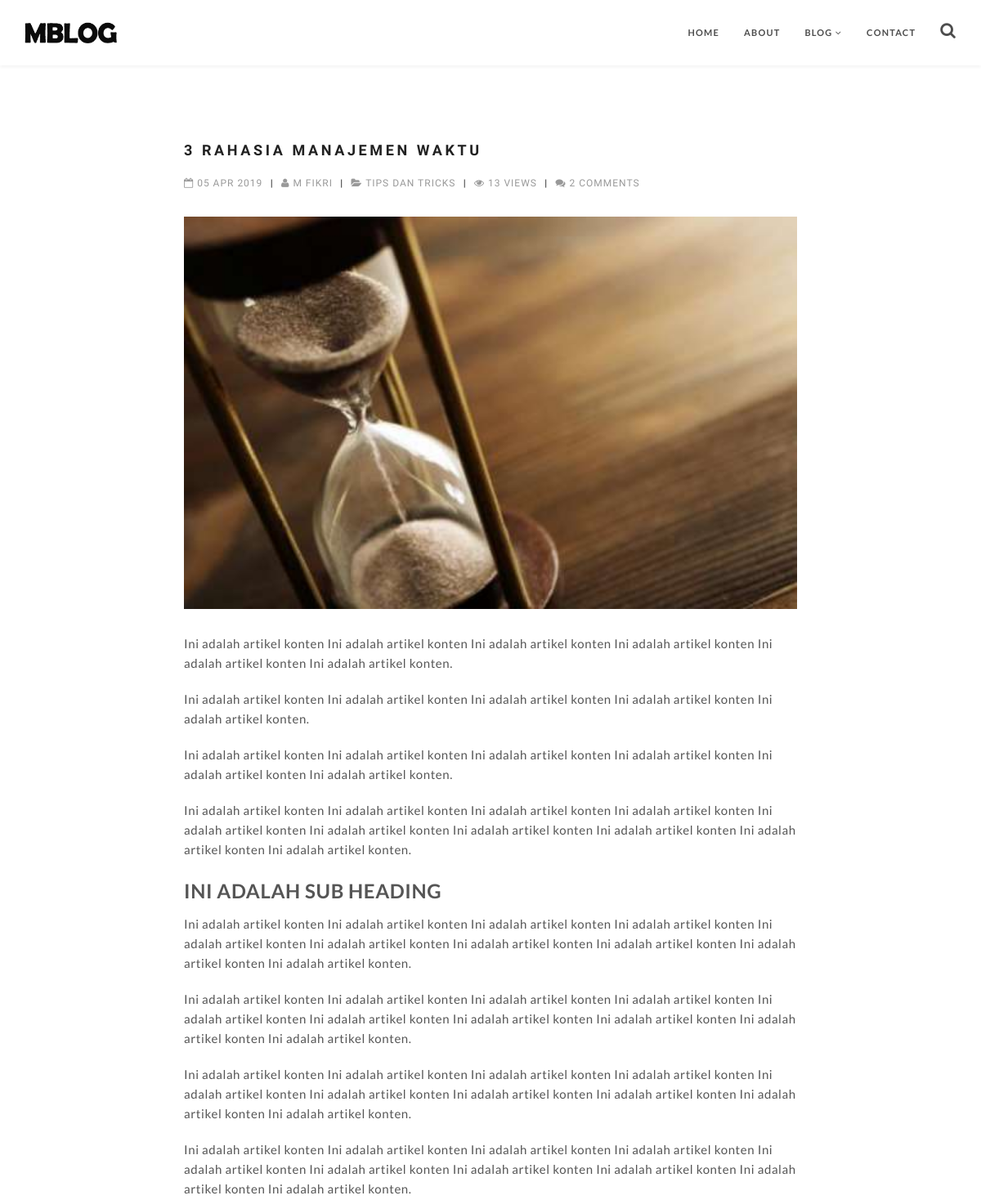
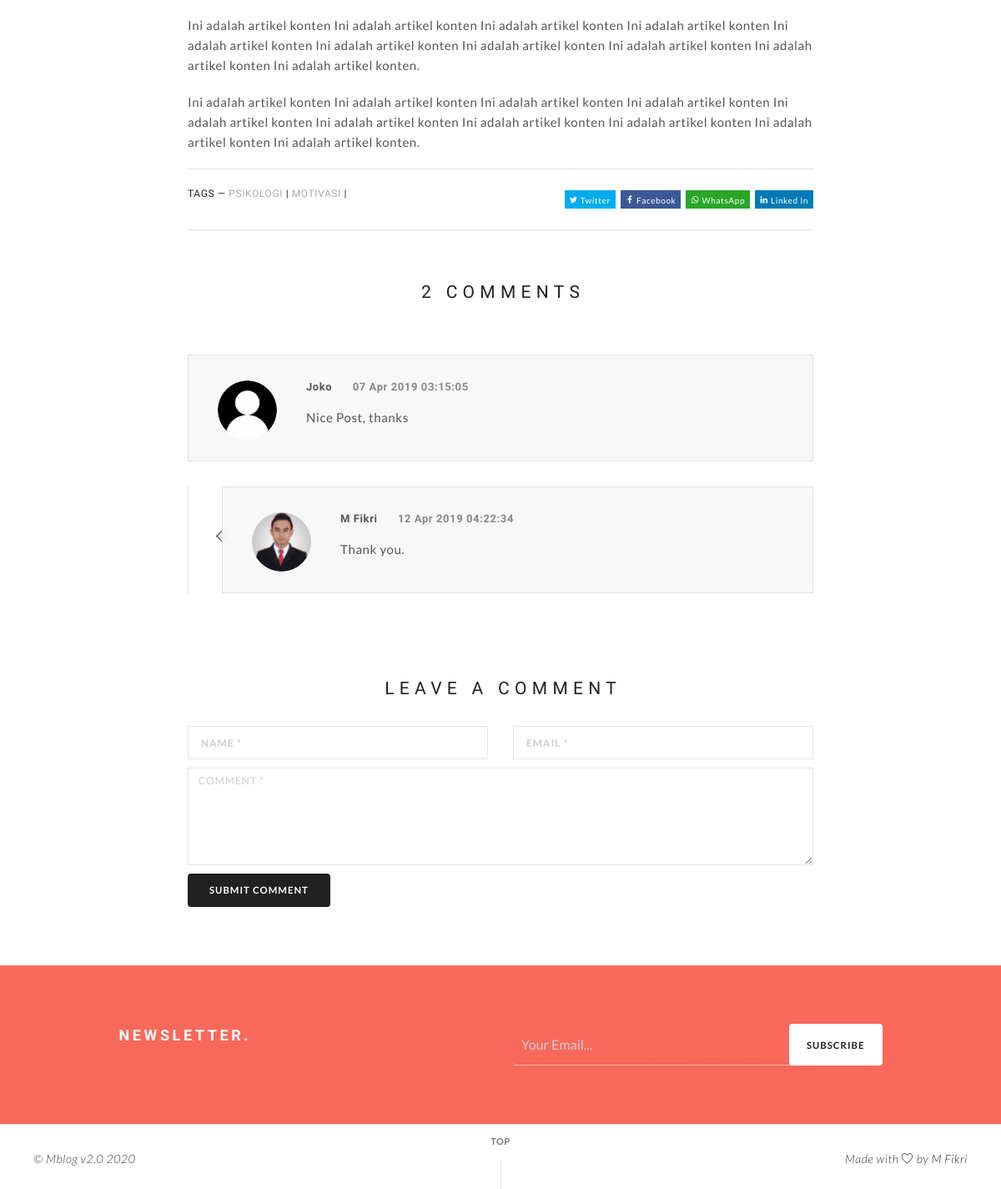
Page /blog/rahasia-manajemen-waktu on the committed database (2 pictures, top to bottom).
### tables this page shows
CREATE TABLE IF NOT EXISTS `tbl_navbar` (
  `navbar_id` int(11) NOT NULL AUTO_INCREMENT,
  `navbar_name` varchar(50) DEFAULT NULL,
  `navbar_slug` varchar(200) DEFAULT NULL,
  `navbar_parent_id` int(11) DEFAULT '0',
  PRIMARY KEY (`navbar_id`)
);

CREATE TABLE IF NOT EXISTS `tbl_post` (
  `post_id` int(11) NOT NULL AUTO_INCREMENT,
  `post_title` varchar(250) DEFAULT NULL,
  `post_description` text,
  `post_contents` longtext,
  `post_image` varchar(40) DEFAULT NULL,
  `post_date` timestamp NULL DEFAULT CURRENT_TIMESTAMP,
  `post_last_update` datetime DEFAULT NULL,
  `post_category_id` int(11) DEFAULT NULL,
  `post_tags` varchar(225) DEFAULT NULL,
  `post_slug` varchar(250) DEFAULT NULL,
  `post_status` int(11) DEFAULT NULL COMMENT '1=Publish, 0=Unpublish',
  `post_views` int(11) DEFAULT '0',
  `post_user_id` int(11) DEFAULT NULL,
  PRIMARY KEY (`post_id`)
);

CREATE TABLE IF NOT EXISTS `tbl_category` (
  `category_id` int(11) NOT NULL AUTO_INCREMENT,
  `category_name` varchar(200) DEFAULT NULL,
  `category_slug` varchar(200) DEFAULT NULL,
  PRIMARY KEY (`category_id`)
);

CREATE TABLE IF NOT EXISTS `tbl_comment` (
  `comment_id` int(11) NOT NULL AUTO_INCREMENT,
  `comment_date` timestamp NULL DEFAULT CURRENT_TIMESTAMP,
  `comment_name` varchar(60) DEFAULT NULL,
  `comment_email` varchar(90) DEFAULT NULL,
  `comment_message` text,
  `comment_status` int(11) DEFAULT '0',
  `comment_parent` int(11) DEFAULT '0',
  `comment_post_id` int(11) DEFAULT NULL,
  `comment_image` varchar(50) DEFAULT NULL,
  PRIMARY KEY (`comment_id`)
);

### application/controllers/Blog.php (called while the page is built, shortened)
<?php
class Blog extends CI_Controller {
	function __construct(){
		$this->load->model('Blog_model','blog_model');
		$this->load->model('Visitor_model','visitor_model');
		$this->load->model('Home_model','home_model');
		$this->load->model('Site_model','site_model');
        $this->load->helper('text');
	}
	function detail($slug){
		$data=$this->blog_model->get_post_by_slug($slug);
		if($data->num_rows() > 0){
		    $q=$data->row_array();
    		$kode=$q['post_id'];
    		$x['title']=$q['post_title'];
    		if(empty($q['post_description'])){
    			$x['description'] = strip_tags(word_limiter($q['post_contents'],25));
    		}else{
    			$x['description'] = $q['post_description'];
    		}
    		$x['image']=$q['post_image'];
    		$x['slug']=$q['post_slug'];
    		$x['content']=$q['post_contents'];
    		$x['views']=$q['post_views'];
    		$x['comment']=$q['comment_total'];
    		$x['author']=$q['user_name'];
    		$x['category']=$q['category_name'];
    		$x['category_slug']=$q['category_slug'];
    		$x['date']=$q['post_date'];
    		$x['tags']=$q['post_tags'];
    		$x['post_id']=$kode;
    		$category_id = $q['category_id'];
    		$this->blog_model->count_views($kode);
    		$x['related_post']  = $this->blog_model->get_related_post($category_id,$kode);
    		$x['show_comments'] = $this->blog_model->show_comments($kode);
    		$site_info = $this->db->get('tbl_site', 1)->row();
			$v['logo'] =  $site_info->site_logo_header;
			$x['icon'] = $site_info->site_favicon;
    		$x['header'] = $this->load->view('header',$v,TRUE);
    		$x['footer'] = $this->load->view('footer','',TRUE);
    		$site = $this->site_model->get_site_data()->row_array();
			$x['site_name'] = $site['site_name'];
			$x['site_twitter'] = $site['site_twitter'];
			$x['site_facebook'] = $site['site_facebook'];
    		$this->load->view('blog_detail_view',$x);
		}else{
		    redirect('blog');
		}
	}
}

### index.php (called while the page is built, shortened)
<?php
require_once BASEPATH.'core/CodeIgniter.php';

### application/models/Blog_model.php (called while the page is built, shortened)
<?php
class Blog_model extends CI_Model{
	function get_post_by_slug($slug){
		$query = $this->db->query("SELECT tbl_post.*,user_name,COUNT(comment_id) AS comment_total,tbl_category.* FROM tbl_post
			LEFT JOIN tbl_user ON post_user_id=user_id
			LEFT JOIN tbl_comment ON post_id=comment_post_id
			LEFT JOIN tbl_category ON post_category_id=category_id
			WHERE post_slug='$slug' GROUP BY post_id LIMIT 1");
		return $query;
	}
	function count_views($kode){
        $user_ip=$_SERVER['REMOTE_ADDR'];
        $cek_ip=$this->db->query("SELECT * FROM tbl_post_views WHERE view_ip='$user_ip' AND view_post_id='$kode' AND DATE(view_date)=CURDATE()");
        if($cek_ip->num_rows() <= 0){
            $this->db->trans_start();
				$this->db->query("INSERT INTO tbl_post_views (view_ip,view_post_id) VALUES('$user_ip','$kode')");
				$this->db->query("UPDATE tbl_post SET post_views=post_views+1 where post_id='$kode'");
			$this->db->trans_complete();
			if($this->db->trans_status()==TRUE){
				return TRUE;
			}else{
				return FALSE;
			}
        }
    }
    function show_comments($kode){
    	$query = $this->db->query("SELECT * FROM tbl_comment WHERE comment_post_id='$kode' AND comment_status='1' AND comment_parent='0'");
    	return $query;
    }
}

### application/views/blog_detail_view.php (the view, shortened to what this page needs)
<!DOCTYPE html>
<html lang="en">
	<head>
		<link rel="stylesheet" href="<?php echo base_url('theme/css/bootstrap.min.css')?>"/>
		<link rel="stylesheet" href="<?php echo base_url('theme/css/style.css')?>"/>
		<link rel="stylesheet" href="<?php echo base_url('theme/css/padding-margin.css')?>"/>
		<link href="<?php echo base_url().'theme/css/jssocials.css'?>" rel="stylesheet">
		<link href="<?php echo base_url().'theme/css/jssocials-theme-flat.css'?>" rel="stylesheet">
		<link rel="stylesheet" href="<?php echo base_url().'theme/css/font-awesome.min.css'?>"/>
	</head>
	<body class="content-animate">
		<div id="top" class="page">
			<?php echo $header;?>
			<main class="cd-main-content mt-100">
				<section class="page-section small-section">
					<div class="container relative">
						<div class="row">
							<div class="col-md-8 col-md-offset-2">
								<div class="blog-item clearfix">
									<h2 class="heading5 mt-0 font-face1 fw700"><?php echo $title;?></h2>
									<div class="blog-item-meta font-face1">
										<span><a href="javascript:void(0)"><i class="fa fa-calendar-o"></i> <?php echo date('d M Y',strtotime($date));?></a></span>
										<span class="separator">&vert;</span>
										<span><a href="javascript:void(0)"><i class="fa fa-user"></i> <?php echo $author;?></a></span>
										<span class="separator">&vert;</span>
										<span><a href="<?php echo site_url('category/'.$category_slug);?>"><i class="fa fa-folder-open"></i> <?php echo $category;?></a></span>
										<span class="separator">&vert;</span>
										<span><a href="javascript:void(0)"><i class="fa fa-eye"></i> <?php echo number_format($views).' views';?></a></span>
										<span class="separator">&vert;</span>
										<span><a href="javascript:void(0)"><i class="fa fa-comments"></i> <?php echo number_format($comment);?> Comments</a></span>
									</div>
									<div class="blog-media">
										<img alt="" src="<?php echo base_url().'assets/images/'.$image;?>">
									</div>
									<div class="blog-item-body light-text clearfix">
										<?php echo $content;?>
									</div>
									<div class="post-meta-section clearfix">
										<div class="float-left font-face1 post-meta-holder nomargin">TAGS &mdash;
											<?php
				                                $split_tag=explode(",", $tags);
				                                foreach ($split_tag as $tag) :
				                            ?>
											<a href="<?php echo site_url('tag/'.$tag);?>"><?php echo $tag;?></a> &vert;
											<?php endforeach;?>
										</div>
										<div class="float-right">
											<div class="SocialShareArticle" style="color: #fff;font-size: 10px;"></div>
										</div>
									</div>
									<div class="comments-heading text-center mb-30 mt-60">
										<hgroup>
											<h2 class="font-face1 section-heading"><?php echo $comment;?> Comments</h2>
										</hgroup>
									</div>
									<ul class="comments-list mb-100 mb-md-80 mb-sm-60 clearfix">
									<?php foreach ($show_comments->result() as $row):?>
										<li class="comment">
											<div class="comment-body clearfix">
												<div class="lp1 font-face1">
													<span class="user-avatar float-left hidden-xs">
														<img alt="" src="<?php echo base_url().'assets/images/'.$row->comment_image;?>">
													</span>
													<div class="comment-user">
														<a href="javascript:void(0)"><?php echo $row->comment_name;?></a>
													</div>
													<div class="comment-date">
														<span><?php echo date('d M Y H:i:s',strtotime($row->comment_date));?></span>
													</div>
												</div>
												<div class="comment-inner light-text">
													<p><?php echo $row->comment_message;?></p>
												</div>
											</div>
											<?php
												$comment_id=$row->comment_id;
												$query = $this->db->query("SELECT * FROM tbl_comment WHERE comment_status='1' AND comment_parent='$comment_id'");
												foreach ($query->result() as $i) :
											?>
											<ul class="children">
												<li class="comment">
													<div class="comment-body clearfix">
														<div class="lp1 font-face1">
															<span class="user-avatar float-left hidden-xs">
																<img alt="" src="<?php echo base_url().'assets/images/'.$i->comment_image;?>">
															</span>
															<div class="comment-user">
																<a href="javascript:void(0)"><?php echo $i->comment_name;?></a>
															</div>
															<div class="comment-date">
																<span><?php echo date('d M Y H:i:s',strtotime($i->comment_date));?></span>
															</div>
														</div>
														<div class="comment-inner light-text">
															<p><?php echo $i->comment_message;?></p>
														</div>
													</div>
												</li>
											</ul>
											<?php endforeach;?>
										</li>
									<?php endforeach;?>
									</ul>
									<div class="comments-heading text-center mb-30">
										<hgroup>
											<h2 class="font-face1 section-heading">Leave a comment</h2>
										</hgroup>
									</div>
									<form method="post" action="<?php echo site_url('send_comment');?>" role="form" class="form">
										<div class="row">
											<div class="col-md-6">
												<div class="form-group">
													 <input type="text" name="name" class="full_width" placeholder="Name *" maxlength="100" required="">
												</div>
											</div>
											<div class="col-md-6">
												<div class="form-group">
													<input type="email" name="email" class="full_width" placeholder="Email *" maxlength="100" required="">
												</div>
											</div>
											<div class="col-md-12">
												<div class="form-group">
													<textarea name="comment" class="full_width" rows="6" placeholder="Comment *" maxlength="400" required></textarea>
												</div>
											</div>
											<div class="col-md-12 center-xs">
												<button type="submit" class="btn bg-black white-color">
													Submit comment
												</button>
											</div>
										</div>
									</form>
								</div>
							</div>
						</div>
					</div>
				</section>
				<section  class="page-section subscribe-section small-section">
					<div class="container">
						<div class="row">
							<div class="col-md-10 col-md-offset-1">
								<div class="form-subscribe mb-50 mb-sm-0">
									<div class="col-sm-6 mb-sm-40">
										<h2 class="heading5 mt-0 font-face1 white-color fw700 mb-0" >Newsletter.</h2>
									</div>
									<div class="col-sm-6">
										<form class="form-inline" action="<?php echo site_url('subscribe');?>" method="post">
											<div class="form-group">
												<input type="email" name="email" required placeholder="Your Email..." class="form-control">
												<button type="submit" class="btn btn-subscribe">Subscribe</button>
											</div>
										</form>
									</div>
								</div>
							</div>
						</div>
					</div>
				</section>
				<hr class="nomargin nopadding"/>
				<?php echo $footer;?>
				</main>
		</div>
	</body>
</html>

### application/views/header.php (shortened to what this page needs)
<nav class="main-nav transparent stick-fixed">
	<div class="container">
		<div class="full-wrapper relative clearfix">
			<div class="header-logo-wrap">
				<a href="<?php echo site_url();?>" class="logo">
					<img src="<?php echo base_url().'theme/images/'.$logo;?>" width="145" height="40" alt="" />
				</a>
			</div>
			<div class="nav-wrapper large-nav">
				<ul class="clearlist local-scroll">
					<?php
						$query = $this->db->get_where('tbl_navbar', array('navbar_parent_id' => 0));
						if($query->num_rows() > 0):
					?>
					<?php foreach ($query->result() as $row):?>
						<?php
							$nav_id=$row->navbar_id;
							$query2 = $this->db->get_where('tbl_navbar', array('navbar_parent_id' => $nav_id));
						?>
						<?php if($query2->num_rows() > 0):?>
						<li>
							<a href="<?php echo site_url($row->navbar_slug);?>" class="menu-down"><?php echo $row->navbar_name;?> <i class="fa fa-angle-down"></i></a>
						</li>
						<?php else:?>
						<li>
							<a href="<?php echo site_url($row->navbar_slug);?>"><?php echo $row->navbar_name;?></a>
						</li>
						<?php endif;?>
					<?php endforeach;?>
					<?php else:?>
					<li>
						<a href="#">Belum ada menu</a>
					</li>
					<?php endif;?>
					<li><a href="javascript:void(0)" class="btn-search"><span class="fa fa-search"></span></a></li>
				</ul>
			</div>
		</div>
	</div>
</nav>

### application/views/footer.php
<section id="footer" class="page-section">
	<footer id="footer-section" class="page-section pt-30 pb-30 center-xs">
		<div class="copyright fw300 mb-sm-10"><span>&copy; Mblog v2.0 <?php echo date('Y');?> </span></div>
		<div class="caption fw300">Made with <i class="lnr lnr-heart"></i> by <a href="http://mfikri.com" target="_blank">M Fikri</a></div>
		<div class="top-button"><h5>Top</h5><div class="line"></div></div>
	</footer>
</section>

### theme/css/padding-margin.css (style rules this page uses)
.mt-0 { margin-top:0!important }
.mt-60 { margin-top:60px }
.mt-100 { margin-top:100px }
.mb-0 { margin-bottom:0!important }
.mb-30 { margin-bottom:30px }
.mb-50 { margin-bottom:50px }
.mb-100 { margin-bottom:100px }
.pt-30 { padding-top:30px }
.pb-30 { padding-bottom:30px }

### rows in the picture
tbl_navbar: navbar_name "HOME"
tbl_navbar: navbar_name "ABOUT"
tbl_navbar: navbar_name "BLOG"
tbl_navbar: navbar_name "CONTACT"
tbl_post: post_title "3 RAHASIA MANAJEMEN WAKTU", post_date "05 APR 2019", tbl_category.category_name "TIPS DAN TRICKS", post_views "13", post_image (picture), post_contents "Ini adalah artikel konten Ini adalah artikel konten Ini adalah artikel konten Ini adalah artikel konten Ini adalah artikel konten Ini adalah artikel konten. Ini adalah artikel konten Ini adalah artikel konten Ini adalah artikel konten Ini adalah artikel konten Ini adalah artikel konten. Ini adalah artikel konten Ini adalah artikel konten Ini adalah artikel konten Ini adalah artikel konten Ini adalah artikel konten Ini adalah artikel konten. Ini adalah artikel konten Ini adalah artikel konten Ini adalah artikel konten Ini adalah artikel konten Ini adalah artikel konten Ini adalah artikel konten Ini adalah artikel konten Ini adalah artikel konten Ini adalah artikel konten Ini adalah artikel…", post_tags "PSIKOLOGI", post_tags "MOTIVASI"
tbl_comment: comment_image (placeholder picture), comment_name "Joko", comment_date "07 Apr 2019 03:15:05", comment_message "Nice Post, thanks"
tbl_comment: comment_image (picture), comment_name "M Fikri", comment_date "12 Apr 2019 04:22:34", comment_message "Thank you."

### other values in the picture
$author "M FIKRI"
$comment "2"
